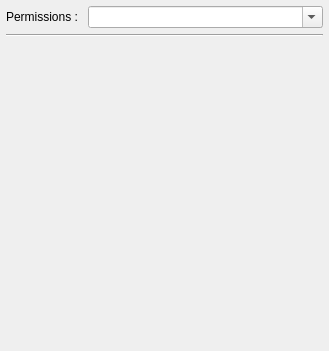
<?xml version="1.0" encoding="UTF-8"?>
<ui version="4.0">
 <class>QUaDockWidgetPerms</class>
 <widget class="QWidget" name="QUaDockWidgetPerms">
  <property name="geometry">
   <rect>
    <x>0</x>
    <y>0</y>
    <width>329</width>
    <height>351</height>
   </rect>
  </property>
  <property name="windowTitle">
   <string>Form</string>
  </property>
  <layout class="QFormLayout" name="formLayout">
   <property name="leftMargin">
    <number>6</number>
   </property>
   <property name="topMargin">
    <number>6</number>
   </property>
   <property name="rightMargin">
    <number>6</number>
   </property>
   <property name="bottomMargin">
    <number>6</number>
   </property>
   <item row="0" column="0">
    <widget class="QLabel" name="labelPermissions">
     <property name="text">
      <string>Permissions : </string>
     </property>
    </widget>
   </item>
   <item row="0" column="1">
    <widget class="QComboBox" name="comboBoxPermissions">
     <property name="editable">
      <bool>true</bool>
     </property>
    </widget>
   </item>
   <item row="1" column="0" colspan="2">
    <widget class="Line" name="line">
     <property name="orientation">
      <enum>Qt::Horizontal</enum>
     </property>
    </widget>
   </item>
   <item row="2" column="0" colspan="2">
    <widget class="QUaPermissionsWidgetEdit" name="widgetPermsView" native="true"/>
   </item>
  </layout>
 </widget>
 <customwidgets>
  <customwidget>
   <class>QUaPermissionsWidgetEdit</class>
   <extends>QWidget</extends>
   <header location="global">QUaPermissionsWidgetEdit</header>
   <container>1</container>
  </customwidget>
 </customwidgets>
 <resources/>
 <connections/>
</ui>
